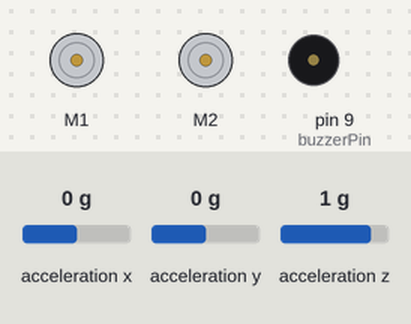
Bench run of a sketch on a simulated Arduino Uno, built with avr-gcc and run on an emulated ATmega328P. Parts: 2 × DC motor (green arrow = forward, orange = backward, longer = faster), buzzer (waves = sounding). Inputs (shaded band) come from the test bench; at power-on: acceleration x 0 g, acceleration y 0 g, acceleration z 1 g.

Above: at 1.2 s.
1.3 s: acceleration x set to 0.2 g
At 13.9 s:
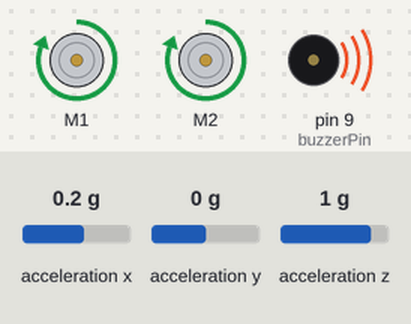
At 19.2 s:
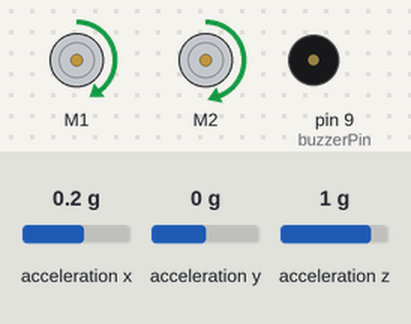
Timing chart, 0 to 31.0 s (numbered marks = the images above; inputs shaded):
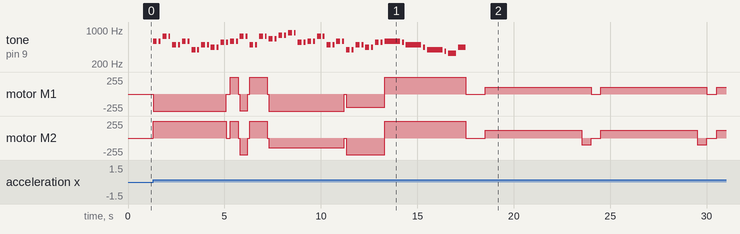

The sketch:

Heart_and_Soul.ino
```cpp
/***********************************************************************
 * Exp4_MakingSounds -- RedBot Experiment 4
 *
 * Push the button (D12) to make some noise and start running!
 *
 * Hardware setup:
 * Plug the included RedBot Buzzer board into the Servo header labeled 9.
 *
 * This sketch was written by SparkFun Electronics,with lots of help from
 * the Arduino community. This code is completely free for any use.
 *
 * 23 Sept 2013 N. Seidle/M. Hord
 * 29 Oct 2014 B. Huang
 ***********************************************************************/

#include <RedBot.h>
#include <Servo.h>
RedBotMotors motors;
RedBotAccel accelerometer;


// Create a couple of constants for our pins.
const int buzzerPin = 9;
const int buttonPin = 12;

void setup()
{
  pinMode(buttonPin, INPUT_PULLUP); // configures the button as an INPUT
  // INPUT_PULLUP defaults it to HIGH.
  pinMode(buzzerPin, OUTPUT);  // configures the buzzerPin as an OUTPUT
}

void loop()
{
accelerometer.read();

if ( accelerometer.x > 1200)
  {
    tone(buzzerPin, 587.33);   // D5, first note
    //  the variable "buzzerPin".
    motors.leftDrive(-350);    // Start the motors. The whiskers will stop them.
    motors.rightDrive(360);
    delay(200);   // Wait for 200ms.
    noTone(buzzerPin);   // Stop playing the tone.

    delay(100);

    tone(buzzerPin, 587.33);
    delay(100);
    noTone(buzzerPin);

    delay(100);

    tone(buzzerPin, 739.99);
    delay(200);
    noTone(buzzerPin);

    delay(100);

    tone(buzzerPin, 739.99);
    delay(100);
    noTone(buzzerPin);

    delay(100);

    tone(buzzerPin, 493.88);
    delay(200);
    noTone(buzzerPin);

    delay(100);

    tone(buzzerPin, 493.88);
    delay(100);
    noTone(buzzerPin);

    delay(100);

    tone(buzzerPin, 587.33);
    delay(200);
    noTone(buzzerPin);

    delay(100);

    tone(buzzerPin, 587.33);
    delay(100);
    noTone(buzzerPin);

    delay(100);

    tone(buzzerPin, 392.00);
    delay(200);
    noTone(buzzerPin);

    delay(100);

    tone(buzzerPin, 392.00);
    delay(100);
    noTone(buzzerPin);

    delay(100);

    tone(buzzerPin, 493.88);
    delay(200);
    noTone(buzzerPin);

    delay(100);

    tone(buzzerPin, 493.88);
    delay(100);
    noTone(buzzerPin);

    delay(100);

    tone(buzzerPin, 440.00);
    delay(200);
    noTone(buzzerPin);

    delay(100);

    tone(buzzerPin, 440.00);
    delay(100);
    noTone(buzzerPin);

    delay(100);

    tone(buzzerPin, 554.37);
    delay(200);
    noTone(buzzerPin);

    delay(100);

    motors.stop();

    tone(buzzerPin, 554.37);// end of repeat
    delay(100);
    noTone(buzzerPin);

    delay(100);

    tone(buzzerPin, 587.33);
    motors.drive(250);
    delay(200);
    noTone(buzzerPin);

    delay(100);

    tone(buzzerPin, 587.33);
    delay(100);
    noTone(buzzerPin);
    motors.stop();

    delay(100);

    tone(buzzerPin, 739.99);
    motors.drive(-250);
    delay(200);
    noTone(buzzerPin);

    delay(100);

    tone(buzzerPin, 739.99);
    delay(100);
    noTone(buzzerPin);
    motors.stop();

    delay(100);

    tone(buzzerPin, 493.88);
    motors.drive(250);
    delay(200);
    noTone(buzzerPin);

    delay(100);

    tone(buzzerPin, 493.88);
    delay(100);
    noTone(buzzerPin);

    delay(100);

    tone(buzzerPin, 739.99);
    delay(200);
    noTone(buzzerPin);

    delay(100);

    tone(buzzerPin, 739.99);
    delay(100);
    noTone(buzzerPin);
    motors.stop();

    delay(100);

    tone(buzzerPin, 659.25);
    motors.leftDrive(-255);    // Start the motors. The whiskers will stop them.
    motors.rightDrive(-150);
    delay(200);
    noTone(buzzerPin);

    delay(100);

    tone(buzzerPin, 659.25);
    delay(100);
    noTone(buzzerPin);

    delay(100);

    tone(buzzerPin, 783.99);
    delay(200);
    noTone(buzzerPin);

    delay(100);

    tone(buzzerPin, 783.99);
    delay(100);
    noTone(buzzerPin);

    delay(100);

    tone(buzzerPin, 880.00);
    delay(200);
    noTone(buzzerPin);

    delay(100);

    tone(buzzerPin, 880.00);
    delay(100);
    noTone(buzzerPin);

    delay(100);

    tone(buzzerPin, 554.37);
    delay(200);
    noTone(buzzerPin);

    delay(100);

    tone(buzzerPin, 554.37);
    delay(100);
    noTone(buzzerPin);

    delay(100);

    tone(buzzerPin, 587.33); //loop 3
    delay(200);
    noTone(buzzerPin);

    delay(100);

    tone(buzzerPin, 587.33);
    delay(100);
    noTone(buzzerPin);

    delay(100);

    tone(buzzerPin, 739.99);
    delay(200);
    noTone(buzzerPin);

    delay(100);

    tone(buzzerPin, 739.99);
    delay(100);
    noTone(buzzerPin);

    delay(100);

    tone(buzzerPin, 493.88);
    delay(200);
    noTone(buzzerPin);

    delay(100);

    tone(buzzerPin, 493.88);
    delay(100);
    noTone(buzzerPin);

    delay(100);

    tone(buzzerPin, 587.33);
    delay(200);
    noTone(buzzerPin);

    delay(100);

    tone(buzzerPin, 587.33);
    delay(100);
    noTone(buzzerPin);
    motors.stop();

    delay(100);

    motors.leftDrive(-200);
    motors.rightDrive(-250);
    tone(buzzerPin, 392.00);
    delay(200);
    noTone(buzzerPin);

    delay(100);

    tone(buzzerPin, 392.00);
    delay(100);
    noTone(buzzerPin);

    delay(100);

    tone(buzzerPin, 493.88);
    delay(200);
    noTone(buzzerPin);

    delay(100);

    tone(buzzerPin, 493.88);
    delay(100);
    noTone(buzzerPin);

    delay(100);

    tone(buzzerPin, 440.00);
    delay(200);
    noTone(buzzerPin);

    delay(100);

    tone(buzzerPin, 440.00);
    delay(100);
    noTone(buzzerPin);

    delay(100);

    tone(buzzerPin, 554.37);
    delay(200);
    noTone(buzzerPin);

    delay(100);

    tone(buzzerPin, 554.37);
    delay(100);
    noTone(buzzerPin);

    delay(100);

    motors.drive(255);
    tone(buzzerPin, 587.33);
    delay(800);
    noTone(buzzerPin);

    delay(100);

    tone(buzzerPin, 554.37);
    delay(100);
    noTone(buzzerPin);

    delay(100);

    tone(buzzerPin, 493.88);
    delay(800);
    noTone(buzzerPin);

    delay(100);

    tone(buzzerPin, 440.00);
    delay(100);
    noTone(buzzerPin);

    delay(100);

    tone(buzzerPin, 392.00);
    delay(800);
    noTone(buzzerPin);

    delay(100);

    tone(buzzerPin, 369.99);
    delay(100);
    noTone(buzzerPin);

    delay(100);

    tone(buzzerPin, 329.63);
    delay(400);
    noTone(buzzerPin);

    delay(100);

    tone(buzzerPin, 440);
    delay(400);
    noTone(buzzerPin);
    motors.stop();

    delay(1000);

     // drive forward -- instead of using motors.drive(); Here is another way.
  motors.rightMotor(117); // Turn on right motor clockwise medium power (motorPower = 150)
  motors.leftMotor(-100); // Turn on left motor counter clockwise medium power (motorPower = 150)
  delay(5000);       // for 1000 ms.
  motors.stop();    // brake() motors

  // pivot -- spinning both motors CCW causes the RedBot to turn to the right
  motors.rightMotor(-100); // Turn CCW at motorPower of 100
  motors.leftMotor(-100);  // Turn CCW at motorPower of 100
  delay(500);       // for 500 ms.
  motors.stop();    // brake() motors
  delay(500);       // for 500 ms.

  // drive forward -- instead of using motors.drive(); Here is another way.
  motors.rightMotor(117); // Turn on right motor clockwise medium power (motorPower = 150)
  motors.leftMotor(-100); // Turn on left motor counter clockwise medium power (motorPower = 150)
  delay(5000);       // for 1000 ms.
  motors.stop();     // brake() motors

    // pivot -- spinning both motors CCW causes the RedBot to turn to the right
  motors.rightMotor(-100); // Turn CCW at motorPower of 100
  motors.leftMotor(-100);  // Turn CCW at motorPower of 100
  delay(500);       // for 500 ms.
  motors.stop();    // brake() motors
  delay(500);       // for 500 ms.

  // drive forward -- instead of using motors.drive(); Here is another way.
  motors.rightMotor(117); // Turn on right motor clockwise medium power (motorPower = 150)
  motors.leftMotor(-100); // Turn on left motor counter clockwise medium power (motorPower = 150)
  delay(5000);       // for 1000 ms.
  motors.stop();     // brake() motors

    // pivot -- spinning both motors CCW causes the RedBot to turn to the right
  motors.rightMotor(-100); // Turn CCW at motorPower of 100
  motors.leftMotor(-100);  // Turn CCW at motorPower of 100
  delay(500);       // for 500 ms.
  motors.stop();    // brake() motors
  delay(500);       // for 500 ms.

  // drive forward -- instead of using motors.drive(); Here is another way.
  motors.rightMotor(117); // Turn on right motor clockwise medium power (motorPower = 150)
  motors.leftMotor(-100); // Turn on left motor counter clockwise medium power (motorPower = 150)
  delay(5000);       // for 1000 ms.
  motors.stop();     // brake() motors

  delay(10000);

  }
else  // otherwise, do this.
 {
 }
 }
```

Measured:
- the behaviour switches between 0 and 0.1 g on acceleration x (found by bisection; images 0 and 1)
